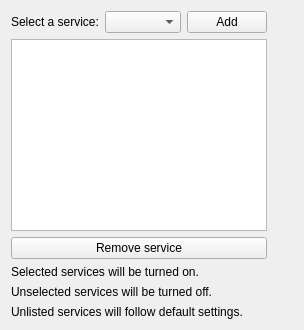
       <widget class="QWidget" name="services_tab">
        <property name="enabled">
         <bool>true</bool>
        </property>
        <attribute name="title">
         <string>Services</string>
        </attribute>
        <layout class="QGridLayout" name="gridLayout_5">
         <item row="8" column="0" rowspan="2">
          <widget class="QListWidget" name="services_list">
           <property name="sizePolicy">
            <sizepolicy hsizetype="Expanding" vsizetype="Minimum">
             <horstretch>0</horstretch>
             <verstretch>0</verstretch>
            </sizepolicy>
           </property>
          </widget>
         </item>
         <item row="11" column="0" colspan="2">
          <widget class="QLabel" name="label_7">
           <property name="text">
            <string>Selected services will be turned on.</string>
           </property>
          </widget>
         </item>
         <item row="13" column="0" colspan="2">
          <widget class="QLabel" name="label_9">
           <property name="text">
            <string>Unlisted services will follow default settings.</string>
           </property>
          </widget>
         </item>
         <item row="12" column="0" colspan="2">
          <widget class="QLabel" name="label_8">
           <property name="text">
            <string>Unselected services will be turned off.</string>
           </property>
          </widget>
         </item>
         <item row="2" column="0">
          <layout class="QHBoxLayout" name="horizontalLayout_7">
           <item>
            <widget class="QLabel" name="label_6">
             <property name="text">
              <string>Select a service:</string>
             </property>
            </widget>
           </item>
           <item>
            <widget class="QComboBox" name="service_line_edit">
             <property name="sizePolicy">
              <sizepolicy hsizetype="Expanding" vsizetype="Fixed">
               <horstretch>0</horstretch>
               <verstretch>0</verstretch>
              </sizepolicy>
             </property>
             <property name="toolTip">
              <string>Services listed here are explicitly supported by the qube. Additional services may be added with the '+' button on the right.</string>
             </property>
             <property name="currentText">
              <string/>
             </property>
            </widget>
           </item>
           <item>
            <widget class="QPushButton" name="add_srv_button">
             <property name="text">
              <string>Add</string>
             </property>
             <property name="icon">
              <iconset resource="../resources.qrc">
               <normaloff>:/add</normaloff>:/add</iconset>
             </property>
             <property name="iconSize">
              <size>
               <width>24</width>
               <height>24</height>
              </size>
             </property>
            </widget>
           </item>
          </layout>
         </item>
         <item row="10" column="0">
          <widget class="QPushButton" name="remove_srv_button">
           <property name="text">
            <string>Remove service</string>
           </property>
           <property name="icon">
            <iconset resource="../resources.qrc">
             <normaloff>:/remove</normaloff>:/remove</iconset>
           </property>
           <property name="iconSize">
            <size>
             <width>24</width>
             <height>24</height>
            </size>
           </property>
          </widget>
         </item>
         <item row="9" column="1">
          <spacer name="verticalSpacer_5">
           <property name="orientation">
            <enum>Qt::Vertical</enum>
           </property>
           <property name="sizeHint" stdset="0">
            <size>
             <width>20</width>
             <height>40</height>
            </size>
           </property>
          </spacer>
         </item>
        </layout>
       </widget>
